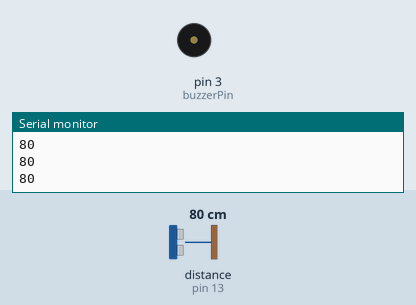
The sketch below on a simulated Arduino Uno, built with avr-gcc and run on an emulated ATmega328P. Parts: buzzer (waves = sounding, pin HIGH), the last lines printed to the serial monitor. Wiring (inferred from the names in the program): ultrasonic range finder: trigger pin 10; echo pin 13. The inputs (shaded band) are chosen by the test bench; at power-on: distance to the obstacle (sensor on pin 13) 80 cm. The echo pulse lasts 58.3 µs per cm; pins used as bus, display or sensor lines are not drawn.

Above: at 1.2 s.
1.3 s: distance to the obstacle (sensor on pin 13) set to 63 cm
2.8 s: distance to the obstacle (sensor on pin 13) set to 56 cm
At 2.88 s:
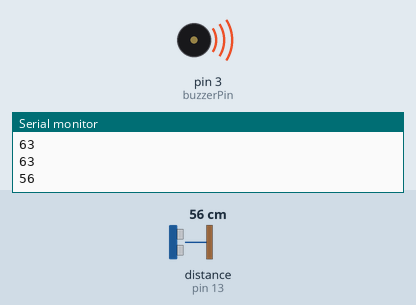
5.8 s: distance to the obstacle (sensor on pin 13) set to 120 cm
At 6.4 s:
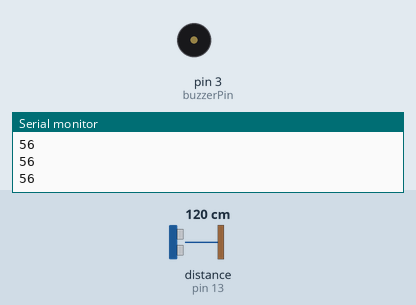
7.3 s: distance to the obstacle (sensor on pin 13) set to 60 cm
At 7.9 s:
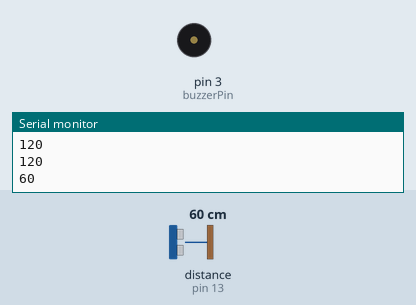
Timing chart, 0 to 11.3 s (numbered marks = the images above; inputs shaded):
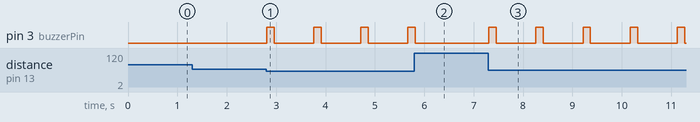

Measured:
- the behaviour switches between 61 and 60 cm on distance to the obstacle (sensor on pin 13) (found by bisection; images 0 and 1)
- after the input at 2.8 s, pin 3 (buzzerPin): alternates HIGH for 0.15 s and LOW for 0.80 s, starting at once
- after the input at 5.8 s, pin 3 (buzzerPin): goes on until 5.8 s, then stays LOW
- after the input at 7.3 s, pin 3 (buzzerPin): alternates HIGH for 0.15 s and LOW for 0.80 s, starting at once

The sketch:

9_ParkSensorBuzzer.ino
```cpp
int trigPin = 10;// 7;
int echoPin = 13;// 6;
int buzzerPin= 3;// 8
int time;
int distance ;
int warningLed ;


void setup() {
  Serial.begin(9600);
  pinMode(trigPin, OUTPUT);
  pinMode(echoPin,INPUT);
  pinMode(buzzerPin, OUTPUT);
}
void loop() {
  digitalWrite(trigPin, LOW);
  delayMicroseconds(5);
  digitalWrite(trigPin, HIGH);
  delayMicroseconds(100);
  digitalWrite(trigPin, LOW);
  time = pulseIn(echoPin, HIGH, 11600);
  distance= time*0.0345/2;
  Serial.println(distance);


 if(distance>0 && distance<=15)
{
digitalWrite(warningLed , HIGH);
digitalWrite(buzzerPin, HIGH);
delay(150);

digitalWrite(warningLed , LOW);
digitalWrite(buzzerPin , LOW);
delay(100);
}

 else if(distance>15 && distance<=30)
{
digitalWrite(warningLed , HIGH);
digitalWrite(buzzerPin, HIGH);
delay(150);
digitalWrite(warningLed , LOW);
digitalWrite(buzzerPin , LOW);
delay(200);
}
else if(distance>30 && distance<=45)
{
digitalWrite(warningLed , HIGH);
digitalWrite(buzzerPin , HIGH);
delay(150);
digitalWrite(warningLed , LOW);
digitalWrite(buzzerPin , LOW);
delay(400);
}

else if(distance>45 && distance<=60)
{
digitalWrite(warningLed , HIGH);
digitalWrite(buzzerPin , HIGH);
delay(150);
digitalWrite(warningLed , LOW);
digitalWrite(buzzerPin , LOW);
delay(800);
}


}
```
